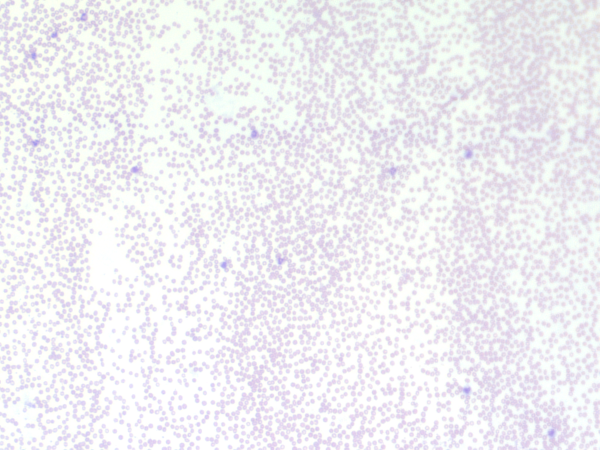
#> input picture xi_example.tiff, 1200 x 900 px (shown at 1/2 size)
$ python wbc_cnt.py   (older library calls are emulated)
#> lines starting #> are read from the running program, lines starting #| are printed output that depends on the picture; after the words box and inside, x2 and y2 are one past the last pixel; in counts of white or black regions, pixels touching at a corner belong together
import numpy as np
import matplotlib.pyplot as plt
import cv2
import os
import sys
from scipy import spatial
from iou import iou
import time
image1 = cv2.imread(r"C:\Users\Sean Herbert\Desktop\Fall2019\Senior project\BAS19\Images\10x Slide 520030747 second spot in-focus height 84um.tif", 1)
image2 = cv2.imread(r"xi_example.tiff", 1)
#> image2 is the input picture: shape (900, 1200, 3); mean B, G, R 242.3, 238.4, 239.5

image3 = cv2.imread(r"C:\Users\Sean Herbert\Desktop\Fall2019\Senior project\Blood Cell Images from Roche/10x-Slide-520030762-in-focus-height-64um.tif", 1)

image4 = cv2.imread(r"C:\Users\Sean Herbert\Desktop\Fall2019\Senior project\Blood Cell Images from Roche/10x-Slide-520030762-in-focus-height-64um.tif", 1)


def removeSmallRegion(image, size):
    removed = 0
    _,binary = cv2.threshold(image,0,255, cv2.THRESH_BINARY)

    contours, hierarch = cv2.findContours(binary, cv2.RETR_TREE, cv2.CHAIN_APPROX_SIMPLE)
    for i in range(len(contours)):
        area = cv2.contourArea(contours[i])
#         print(area)
        if area < size:
            removed +=1


# [5 lines of commented-out code are left out]
    return len(contours)-removed


def test(image):
    image_hsv = cv2.cvtColor(image, cv2.COLOR_BGR2HSV)
    lower_blue = np.array([102,60,218])
    upper_blue = np.array([148,106,264])
    mask = cv2.inRange(image_hsv, lower_blue, upper_blue)
    res = cv2.bitwise_and(image,image, mask= mask)
    kernel_cell = np.ones((5,5),np.uint8)
    res =cv2.dilate(res, kernel_cell, iterations = 2)
    image_hsv = cv2.cvtColor(res, cv2.COLOR_BGR2HSV)
    schan = image_hsv[:,:,1]
    cv2.imwrite("im.tiff",schan)
    cv2.waitKey(0)
    cv2.destroyAllWindows()
    cnt = removeSmallRegion(schan,100)
    print(cnt)

# [9 lines of commented-out code are left out]


# [119 lines left out: function process_img, not called in this run]


    # [4 lines of commented-out code are left out]

for i in range (50):

    imageTemp = image2
    test(imageTemp)
#> this loop made 50 passes
#| 12
#| 12
#| 12
#| 12
#| 12
#| 12
#| 12
#| 12
#> (further printed lines are left out)
#> pass 1, in test, `mask = cv2.inRange(image_hsv, lower_blue, upper_blue)`:
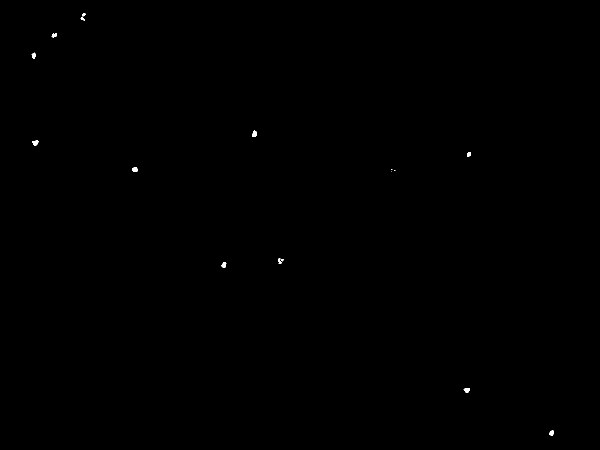
#> mask: shape (900, 1200) (shown at 1/2 size); 0.08% white; 16 white regions (4 under 20 px), largest, box (x1, y1, x2, y2) and area: (64, 281, 78, 292) 88, (504, 261, 513, 274) 86, (265, 334, 276, 344) 86
# [4 lines of commented-out code are left out]
